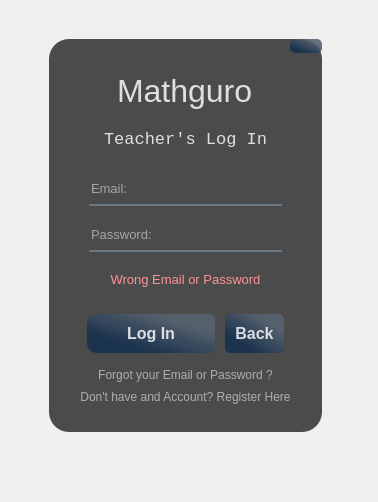
<?xml version="1.0" encoding="UTF-8"?>
<ui version="4.0">
 <class>teachLoginWindow</class>
 <widget class="QMainWindow" name="teachLoginWindow">
  <property name="geometry">
   <rect>
    <x>0</x>
    <y>0</y>
    <width>378</width>
    <height>502</height>
   </rect>
  </property>
  <property name="windowTitle">
   <string>MainWindow</string>
  </property>
  <widget class="QWidget" name="centralwidget">
   <property name="styleSheet">
    <string notr="true">*{
border: none;
background-color: transparent;
background: transparent;
padding: 0;
margin: 0;
color: #fff
}

#frame{
border-image: url(:/images/back1.png);
border-radius: 20px;
}
#frame_4{
background-color:rgba(0,0,0,175);
border-radius: 20px;
}

#label, #label_2, #label_3, #label_4{
color: rgba(255, 255, 255,210);
}
QPushButton#closeButton,#loginTeachButton,#backButton{
	background-color: qlineargradient(spread:pad, x1:0.505682, y1:0.989, x2:1, y2:0.477, stop:0 rgba(20, 47, 78, 219), stop:1 rgba(85, 98, 112, 226));
	color:rgba();
	color:rgba(255,255,255,210);
	border-radius:5px;
}
QPushButton#closeButton:hover, #loginTeachButton:hover, #backButton:hover{
	background-color: qlineargradient(spread:pad, x1:0.505682, y1:0.989, x2:1, y2:0.477, stop:0 rgba(40, 67, 98, 219), stop:1 rgba(105, 118, 132, 226));
}
QPushButton#closeButton:pressed, #loginTeachButton:pressed, #backButton:pressed{
	padding-left:5px;
	padding-top:5px;
	background-color:rgba(105, 118, 132, 200)
}
#teachEmail_lineEdit, #teachPass_lineEdit{
background-color:rgba(0,0,0,0);
border:none;
border-bottom:2px solid rgba(105, 118, 132, 255);
color: rgb(255, 255, 255);
padding-bottom:7px
}
</string>
   </property>
   <widget class="QFrame" name="frame">
    <property name="geometry">
     <rect>
      <x>40</x>
      <y>30</y>
      <width>291</width>
      <height>411</height>
     </rect>
    </property>
    <property name="frameShape">
     <enum>QFrame::StyledPanel</enum>
    </property>
    <property name="frameShadow">
     <enum>QFrame::Raised</enum>
    </property>
    <layout class="QVBoxLayout" name="verticalLayout_8">
     <item>
      <widget class="QFrame" name="frame_4">
       <property name="frameShape">
        <enum>QFrame::StyledPanel</enum>
       </property>
       <property name="frameShadow">
        <enum>QFrame::Raised</enum>
       </property>
       <layout class="QVBoxLayout" name="verticalLayout">
        <property name="spacing">
         <number>0</number>
        </property>
        <property name="leftMargin">
         <number>0</number>
        </property>
        <property name="topMargin">
         <number>0</number>
        </property>
        <property name="rightMargin">
         <number>0</number>
        </property>
        <property name="bottomMargin">
         <number>0</number>
        </property>
        <item>
         <widget class="QFrame" name="frame_2">
          <property name="frameShape">
           <enum>QFrame::StyledPanel</enum>
          </property>
          <property name="frameShadow">
           <enum>QFrame::Raised</enum>
          </property>
          <layout class="QVBoxLayout" name="verticalLayout_2">
           <property name="spacing">
            <number>20</number>
           </property>
           <property name="leftMargin">
            <number>0</number>
           </property>
           <property name="topMargin">
            <number>0</number>
           </property>
           <property name="rightMargin">
            <number>0</number>
           </property>
           <property name="bottomMargin">
            <number>0</number>
           </property>
           <item alignment="Qt::AlignRight|Qt::AlignTop">
            <widget class="QWidget" name="widget_3" native="true">
             <layout class="QHBoxLayout" name="horizontalLayout_2">
              <property name="spacing">
               <number>0</number>
              </property>
              <property name="leftMargin">
               <number>0</number>
              </property>
              <property name="topMargin">
               <number>0</number>
              </property>
              <property name="rightMargin">
               <number>0</number>
              </property>
              <property name="bottomMargin">
               <number>0</number>
              </property>
              <item>
               <widget class="QPushButton" name="closeButton">
                <property name="styleSheet">
                 <string notr="true"/>
                </property>
                <property name="text">
                 <string/>
                </property>
                <property name="icon">
                 <iconset resource="res.qrc">
                  <normaloff>:/icons/icons/x.svg</normaloff>:/icons/icons/x.svg</iconset>
                </property>
                <property name="iconSize">
                 <size>
                  <width>25</width>
                  <height>25</height>
                 </size>
                </property>
               </widget>
              </item>
             </layout>
            </widget>
           </item>
           <item alignment="Qt::AlignHCenter|Qt::AlignTop">
            <widget class="QWidget" name="widget_7" native="true">
             <property name="font">
              <font>
               <pointsize>1</pointsize>
              </font>
             </property>
             <layout class="QVBoxLayout" name="verticalLayout_10">
              <property name="spacing">
               <number>20</number>
              </property>
              <property name="leftMargin">
               <number>0</number>
              </property>
              <property name="topMargin">
               <number>0</number>
              </property>
              <property name="rightMargin">
               <number>0</number>
              </property>
              <property name="bottomMargin">
               <number>0</number>
              </property>
              <item alignment="Qt::AlignHCenter">
               <widget class="QLabel" name="label">
                <property name="font">
                 <font>
                  <pointsize>24</pointsize>
                 </font>
                </property>
                <property name="text">
                 <string>Mathguro</string>
                </property>
               </widget>
              </item>
              <item alignment="Qt::AlignHCenter">
               <widget class="QLabel" name="label_4">
                <property name="font">
                 <font>
                  <family>Consolas</family>
                  <pointsize>13</pointsize>
                 </font>
                </property>
                <property name="text">
                 <string>Teacher's Log In</string>
                </property>
               </widget>
              </item>
             </layout>
            </widget>
           </item>
           <item>
            <widget class="QWidget" name="widget_6" native="true">
             <layout class="QVBoxLayout" name="verticalLayout_9">
              <property name="spacing">
               <number>20</number>
              </property>
              <property name="leftMargin">
               <number>40</number>
              </property>
              <property name="topMargin">
               <number>10</number>
              </property>
              <property name="rightMargin">
               <number>40</number>
              </property>
              <property name="bottomMargin">
               <number>0</number>
              </property>
              <item>
               <widget class="QLineEdit" name="teachEmail_lineEdit">
                <property name="font">
                 <font>
                  <pointsize>10</pointsize>
                 </font>
                </property>
                <property name="styleSheet">
                 <string notr="true"/>
                </property>
                <property name="text">
                 <string/>
                </property>
                <property name="placeholderText">
                 <string>Email:</string>
                </property>
               </widget>
              </item>
              <item>
               <widget class="QLineEdit" name="teachPass_lineEdit">
                <property name="font">
                 <font>
                  <pointsize>10</pointsize>
                 </font>
                </property>
                <property name="styleSheet">
                 <string notr="true"/>
                </property>
                <property name="text">
                 <string/>
                </property>
                <property name="echoMode">
                 <enum>QLineEdit::Password</enum>
                </property>
                <property name="placeholderText">
                 <string>Password:</string>
                </property>
               </widget>
              </item>
              <item>
               <widget class="QWidget" name="warning_Widget" native="true">
                <layout class="QVBoxLayout" name="verticalLayout_4">
                 <property name="spacing">
                  <number>0</number>
                 </property>
                 <property name="leftMargin">
                  <number>0</number>
                 </property>
                 <property name="topMargin">
                  <number>0</number>
                 </property>
                 <property name="rightMargin">
                  <number>0</number>
                 </property>
                 <property name="bottomMargin">
                  <number>0</number>
                 </property>
                 <item>
                  <widget class="QLabel" name="label_5">
                   <property name="font">
                    <font>
                     <family>MS Shell Dlg 2</family>
                     <pointsize>8</pointsize>
                    </font>
                   </property>
                   <property name="text">
                    <string>&lt;html&gt;&lt;head/&gt;&lt;body&gt;&lt;p&gt;&lt;span style=&quot; font-size:10pt; color:#ff9393;&quot;&gt;Wrong Email or Password&lt;/span&gt;&lt;/p&gt;&lt;/body&gt;&lt;/html&gt;</string>
                   </property>
                   <property name="textFormat">
                    <enum>Qt::RichText</enum>
                   </property>
                   <property name="alignment">
                    <set>Qt::AlignCenter</set>
                   </property>
                  </widget>
                 </item>
                </layout>
               </widget>
              </item>
             </layout>
            </widget>
           </item>
          </layout>
         </widget>
        </item>
        <item alignment="Qt::AlignVCenter">
         <widget class="QFrame" name="frame_3">
          <property name="frameShape">
           <enum>QFrame::StyledPanel</enum>
          </property>
          <property name="frameShadow">
           <enum>QFrame::Raised</enum>
          </property>
          <layout class="QVBoxLayout" name="verticalLayout_3">
           <property name="spacing">
            <number>15</number>
           </property>
           <property name="leftMargin">
            <number>0</number>
           </property>
           <property name="topMargin">
            <number>0</number>
           </property>
           <property name="rightMargin">
            <number>0</number>
           </property>
           <property name="bottomMargin">
            <number>0</number>
           </property>
           <item alignment="Qt::AlignHCenter">
            <widget class="QWidget" name="widget_5" native="true">
             <layout class="QHBoxLayout" name="horizontalLayout">
              <property name="spacing">
               <number>0</number>
              </property>
              <property name="leftMargin">
               <number>0</number>
              </property>
              <property name="topMargin">
               <number>0</number>
              </property>
              <property name="rightMargin">
               <number>0</number>
              </property>
              <property name="bottomMargin">
               <number>0</number>
              </property>
              <item>
               <widget class="QWidget" name="widget" native="true">
                <layout class="QHBoxLayout" name="horizontalLayout_3">
                 <property name="spacing">
                  <number>0</number>
                 </property>
                 <property name="leftMargin">
                  <number>0</number>
                 </property>
                 <property name="topMargin">
                  <number>0</number>
                 </property>
                 <property name="rightMargin">
                  <number>5</number>
                 </property>
                 <property name="bottomMargin">
                  <number>0</number>
                 </property>
                 <item>
                  <widget class="QPushButton" name="loginTeachButton">
                   <property name="font">
                    <font>
                     <pointsize>12</pointsize>
                     <weight>75</weight>
                     <bold>true</bold>
                    </font>
                   </property>
                   <property name="styleSheet">
                    <string notr="true">	padding: 10px 40px;
	border-top-left-radius: 10px;
	border-bottom-left-radius: 10px;</string>
                   </property>
                   <property name="text">
                    <string>Log In</string>
                   </property>
                   <property name="iconSize">
                    <size>
                     <width>12</width>
                     <height>12</height>
                    </size>
                   </property>
                   <property name="autoDefault">
                    <bool>false</bool>
                   </property>
                   <property name="default">
                    <bool>false</bool>
                   </property>
                   <property name="flat">
                    <bool>false</bool>
                   </property>
                  </widget>
                 </item>
                </layout>
               </widget>
              </item>
              <item>
               <widget class="QWidget" name="widget_4" native="true">
                <layout class="QHBoxLayout" name="horizontalLayout_4">
                 <property name="spacing">
                  <number>0</number>
                 </property>
                 <property name="leftMargin">
                  <number>5</number>
                 </property>
                 <property name="topMargin">
                  <number>0</number>
                 </property>
                 <property name="rightMargin">
                  <number>0</number>
                 </property>
                 <property name="bottomMargin">
                  <number>0</number>
                 </property>
                 <item>
                  <widget class="QPushButton" name="backButton">
                   <property name="sizePolicy">
                    <sizepolicy hsizetype="Minimum" vsizetype="Fixed">
                     <horstretch>0</horstretch>
                     <verstretch>0</verstretch>
                    </sizepolicy>
                   </property>
                   <property name="baseSize">
                    <size>
                     <width>0</width>
                     <height>0</height>
                    </size>
                   </property>
                   <property name="font">
                    <font>
                     <pointsize>12</pointsize>
                     <weight>75</weight>
                     <bold>true</bold>
                    </font>
                   </property>
                   <property name="styleSheet">
                    <string notr="true">	padding: 10px 10px;
</string>
                   </property>
                   <property name="text">
                    <string>Back</string>
                   </property>
                   <property name="iconSize">
                    <size>
                     <width>16</width>
                     <height>16</height>
                    </size>
                   </property>
                  </widget>
                 </item>
                </layout>
               </widget>
              </item>
             </layout>
            </widget>
           </item>
           <item alignment="Qt::AlignHCenter">
            <widget class="QWidget" name="widget_2" native="true">
             <layout class="QVBoxLayout" name="verticalLayout_5">
              <property name="spacing">
               <number>8</number>
              </property>
              <property name="leftMargin">
               <number>0</number>
              </property>
              <property name="topMargin">
               <number>0</number>
              </property>
              <property name="rightMargin">
               <number>0</number>
              </property>
              <property name="bottomMargin">
               <number>0</number>
              </property>
              <item alignment="Qt::AlignBottom">
               <widget class="QPushButton" name="toForgotPassTeachButton">
                <property name="styleSheet">
                 <string notr="true">QPushButton#toForgotPassTeachButton{
	color:rgba(255,255,255,140)
}
QPushButton#toForgotPassTeachButton:pressed{
	color: rgba(251, 153, 93, 1);
}
</string>
                </property>
                <property name="text">
                 <string>Forgot your Email or Password ?</string>
                </property>
                <property name="default">
                 <bool>false</bool>
                </property>
                <property name="flat">
                 <bool>true</bool>
                </property>
               </widget>
              </item>
              <item alignment="Qt::AlignTop">
               <widget class="QPushButton" name="toRegisterTeachButton">
                <property name="styleSheet">
                 <string notr="true">QPushButton#toRegisterTeachButton{
	color:rgba(255,255,255,140)
}
QPushButton#toRegisterTeachButton:pressed{
	color: rgba(251, 153, 93, 1);
}
</string>
                </property>
                <property name="text">
                 <string>Don't have and Account? Register Here</string>
                </property>
                <property name="flat">
                 <bool>true</bool>
                </property>
               </widget>
              </item>
             </layout>
            </widget>
           </item>
          </layout>
         </widget>
        </item>
       </layout>
      </widget>
     </item>
    </layout>
   </widget>
  </widget>
 </widget>
 <resources>
  <include location="res.qrc"/>
 </resources>
 <connections/>
</ui>
